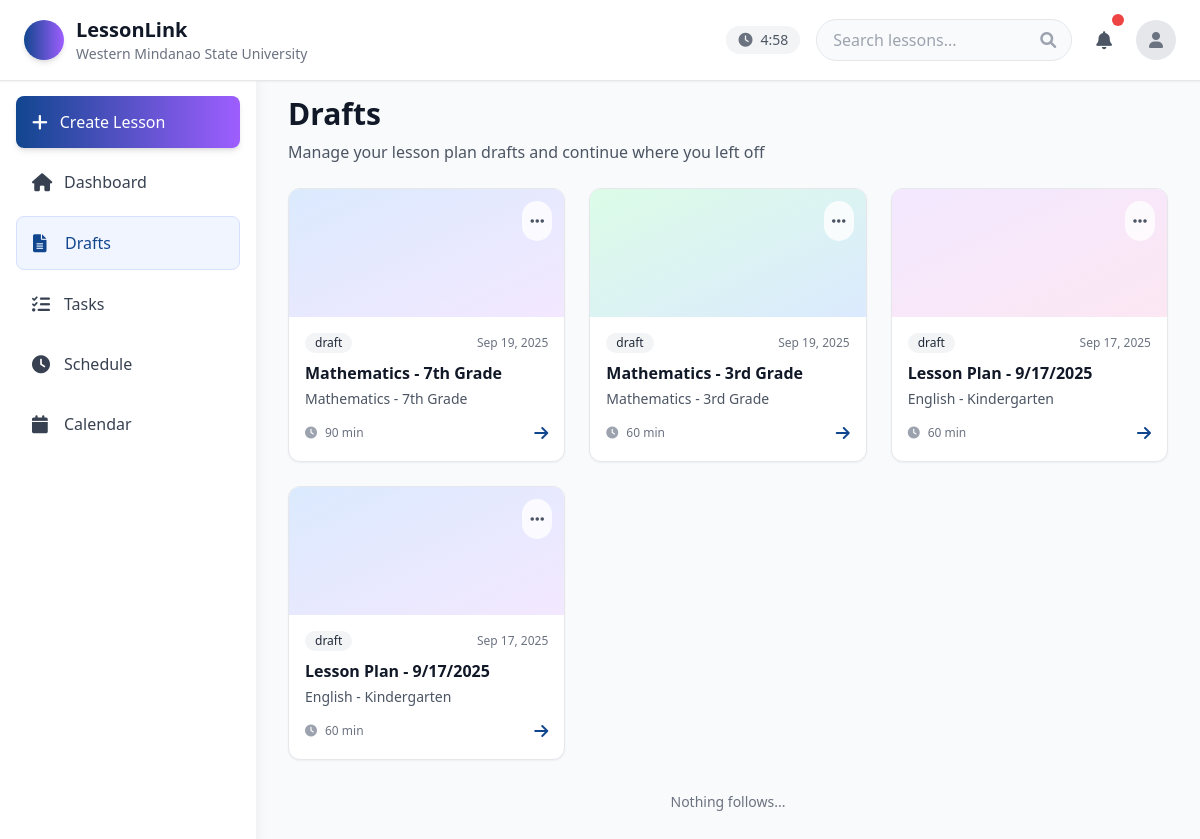
The page /drafts/ (signed in) on the database as committed earlier.
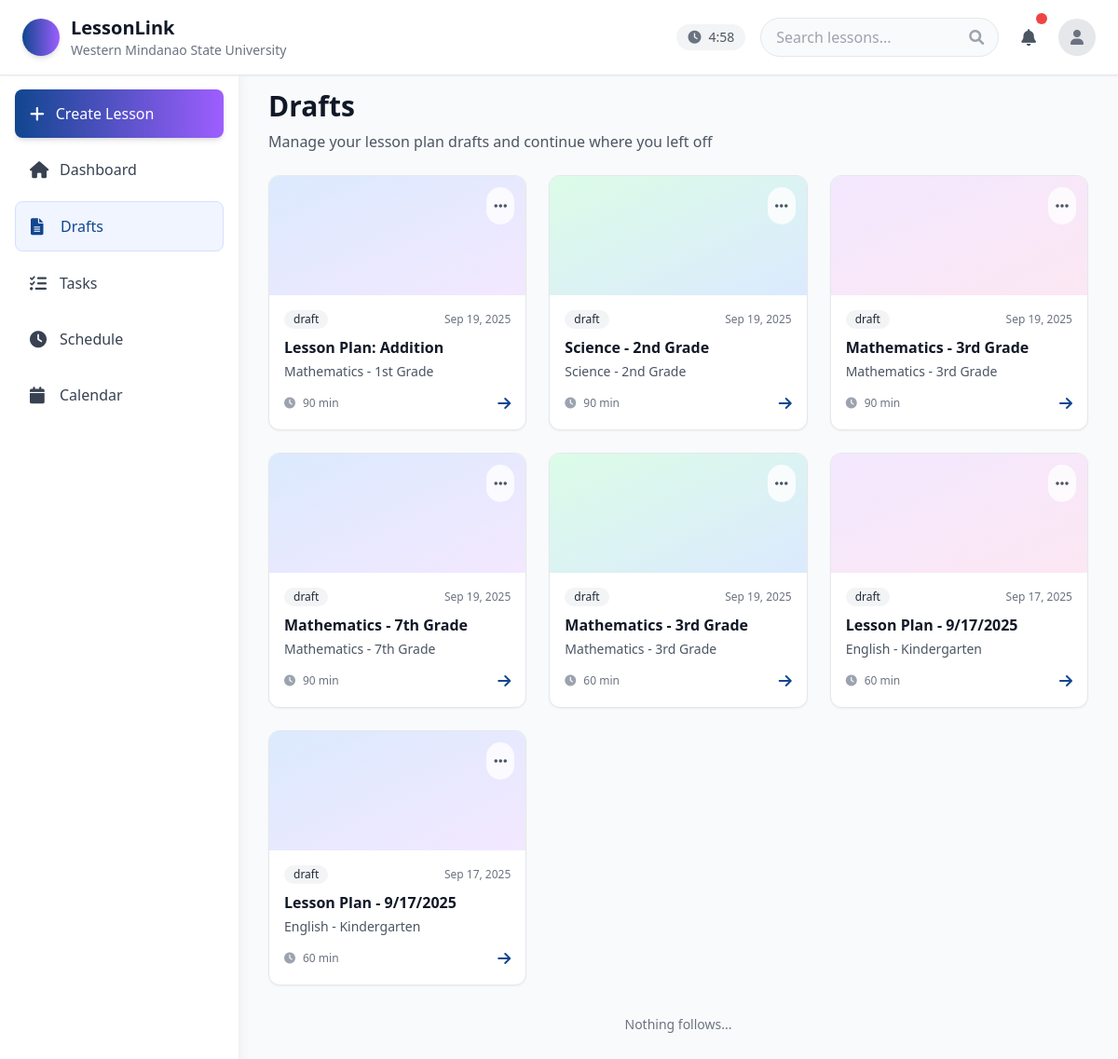
The same page on the database as committed later.
### lessonGenerator/models.py (models this page shows, shortened)
class LessonPlan(models.Model):
    DRAFT = 'draft'
    FINAL = 'final'
    STATUS_CHOICES = [
        (DRAFT, 'Draft'),
        (FINAL, 'Final'),
    ]
    title = models.CharField(max_length=200)
    subject = models.CharField(max_length=100)
    grade_level = models.CharField(max_length=50)
    quarter = models.CharField(max_length=50, blank=True)
    duration = models.IntegerField()  # in minutes
    population = models.IntegerField()  # number of students
    learning_objectives = models.TextField()
    subject_matter = models.TextField()
    materials_needed = models.TextField()
    introduction = models.TextField()
    instruction = models.TextField()
    application = models.TextField()
    evaluation = models.TextField()
    assessment = models.TextField()
    generated_content = models.TextField()  # AI-generated content
    status = models.CharField(max_length=10, choices=STATUS_CHOICES, default=DRAFT)
    created_by = models.ForeignKey(settings.AUTH_USER_MODEL, on_delete=models.CASCADE)  # ✅ Changed from User to settings.AUTH_USER_MODEL
    created_at = models.DateTimeField(auto_now_add=True)
    updated_at = models.DateTimeField(auto_now=True)

### lessonGenerator/views.py (the view)
# urls.py: path('drafts/', views.draft_list, name='draft_list'),
@login_required
def draft_list(request):
    drafts = LessonPlan.objects.filter(created_by=request.user, status=LessonPlan.DRAFT).order_by('-created_at')
    return render(request, 'lessonGenerator/draft_list.html', {'drafts': drafts})

### lessonGenerator/templates/lessonGenerator/draft_list.html (shortened to what this page needs)
<!DOCTYPE html>
<html lang="en">
<head>
    <script src="https://cdn.tailwindcss.com"></script>
    <link href="https://cdnjs.cloudflare.com/ajax/libs/font-awesome/6.0.0/css/all.min.css" rel="stylesheet">
</head>
<body class="bg-gray-50 min-h-screen">
    <header class="bg-white shadow-sm border-b fixed top-0 left-0 right-0 z-40">
        <div class="flex items-center justify-between px-4 py-3 md:px-6 md:py-4">
            <div class="flex items-center space-x-3 flex-1 md:flex-none">
                <div class="w-10 h-10 bg-gradient-to-r from-[#11468F] to-[#9E5EFF] rounded-full shadow-md"></div>
                <div class="hidden sm:block">
                    <h1 class="text-xl font-bold text-gray-900">LessonLink</h1>
                    <p class="text-sm text-gray-500 hidden lg:block">Western Mindanao State University</p>
                </div>
            </div>
            <div class="flex items-center space-x-2 md:space-x-4">
                <div class="hidden md:flex items-center space-x-2 bg-gray-100 px-3 py-1 rounded-full">
                    <i class="fas fa-clock text-gray-500 text-sm"></i>
                    <span id="session-timer" class="text-sm text-gray-600">5:00</span>
                </div>
                <div class="relative hidden md:block">
                    <input type="text" placeholder="Search lessons..."
                        class="w-64 px-4 py-2 bg-gray-50 border border-gray-200 rounded-full focus:outline-none focus:ring-2 focus:ring-purple-500 focus:border-transparent transition-all">
                    <i class="fas fa-search absolute right-4 top-1/2 transform -translate-y-1/2 text-gray-400"></i>
                </div>
                <div class="relative">
                    <button id="notification-btn"
                        class="relative p-2 text-gray-600 hover:bg-gray-100 rounded-lg transition-colors">
                        <i class="fas fa-bell text-lg"></i>
                        <span id="notification-badge"
                            class="absolute -top-1 -right-1 w-3 h-3 bg-red-500 rounded-full"></span>
                    </button>
                </div>
                <div class="relative">
                    <button id="profile-btn"
                        class="w-10 h-10 rounded-full overflow-hidden bg-gray-200 flex items-center justify-center hover:bg-gray-300 transition-colors">
                        {% if user.profile_picture %}
                        <img src="{{ user.profile_picture.url }}" alt="Profile Picture"
                            class="w-full h-full object-cover">
                        {% else %}
                        <i class="fas fa-user text-gray-500"></i>
                        {% endif %}
                    </button>
                </div>
            </div>
        </div>
    </header>
    <div class="flex pt-16">
        <aside id="sidebar"
            class="w-64 bg-white shadow-lg h-[calc(100vh-4rem)] fixed top-16 left-0 -translate-x-full md:translate-x-0 sidebar-transition z-30 overflow-y-auto">
            <nav class="p-4 pt-8 space-y-2">
                <a href="{% url 'lesson_planner' %}"><button
                        class="w-full flex items-center space-x-3 px-4 py-3 bg-gradient-to-r from-[#11468F] to-[#9E5EFF] text-white rounded-lg hover:from-[#0d3a7a] hover:to-[#8c4de6] transition-all shadow-md">
                        <i class="fas fa-plus text-lg"></i>
                        <span class="font-medium">Create Lesson</span>
                    </button></a>
                <a href="{% url 'dashboard' %}"
                    class="flex items-center space-x-3 px-4 py-3 text-gray-700 hover:bg-[#f0f5ff] rounded-lg transition-colors group">
                    <i class="fas fa-home text-lg w-5 group-hover:text-[#11468F] transition-colors"></i>
                    <span>Dashboard</span>
                </a>
                <a href="{% url 'draft' %}"
                    class="flex items-center space-x-3 px-4 py-3 text-[#11468F] bg-[#f0f5ff] rounded-lg border border-[#d6e0ff]">
                    <i class="fas fa-file-alt text-lg w-5"></i>
                    <span class="font-medium">Drafts</span>
                </a>
                <a href="{% url 'task' %}"
                    class="flex items-center space-x-3 px-4 py-3 text-gray-700 hover:bg-[#f0f5ff] rounded-lg transition-colors group">
                    <i class="fas fa-tasks text-lg w-5 group-hover:text-[#11468F] transition-colors"></i>
                    <span>Tasks</span>
                </a>
                <a href="{% url 'schedule' %}"
                    class="flex items-center space-x-3 px-4 py-3 text-gray-700 hover:bg-[#f0f5ff] rounded-lg transition-colors group">
                    <i class="fas fa-clock text-lg w-5 group-hover:text-[#11468F] transition-colors"></i>
                    <span>Schedule</span>
                </a>
                <a href="{% url 'calendar' %}"
                    class="flex items-center space-x-3 px-4 py-3 text-gray-700 hover:bg-[#f0f5ff] rounded-lg transition-colors group">
                    <i class="fas fa-calendar text-lg w-5 group-hover:text-[#11468F] transition-colors"></i>
                    <span>Calendar</span>
                </a>
            </nav>
        </aside>
        <main class="flex-1 md:ml-64 bg-gray-50">
            <div class="p-4 md:p-6 lg:p-8">
                <div class="mb-6">
                    <h1 class="text-2xl md:text-3xl font-bold text-gray-900 mb-2">Drafts</h1>
                    <p class="text-gray-600">Manage your lesson plan drafts and continue where you left off</p>
                </div>
                {% if drafts %}
                <div class="grid grid-cols-1 md:grid-cols-2 lg:grid-cols-3 gap-4 md:gap-6">
                    {% for draft in drafts %}
                    <div class="bg-white rounded-xl shadow-sm border border-gray-200 overflow-hidden card-hover">
                        <div class="h-32 bg-gradient-to-br
                            {% cycle 'from-blue-100 to-purple-100' 'from-green-100 to-blue-100' 'from-purple-100 to-pink-100' %}
                            relative">
                            <div class="absolute top-3 right-3">
                                <div class="relative">
                                    <button class="p-2 bg-white/80 rounded-full hover:bg-white transition-colors dropdown-toggle" data-id="{{ draft.id }}">
                                        <i class="fas fa-ellipsis-h text-gray-600"></i>
                                    </button>
                                </div>
                            </div>
                        </div>
                        <div class="p-4">
                            <div class="flex items-center justify-between mb-2">
                                <span class="inline-flex items-center px-2.5 py-0.5 rounded-full text-xs font-medium
                                    {% if draft.status == 'Approved' %}bg-green-100 text-green-800
                                    {% elif draft.status == 'Pending' %}bg-yellow-100 text-yellow-800
                                    {% else %}bg-gray-100 text-gray-800{% endif %}">
                                    {{ draft.status|default:"Draft" }}
                                </span>
                                <span class="text-xs text-gray-500">{{ draft.created_at|date:"M d, Y" }}</span>
                            </div>
                            <h3 class="font-semibold text-gray-900 mb-1">{{ draft.title }}</h3>
                            <p class="text-sm text-gray-600 mb-3">{{ draft.subject }} - {{ draft.grade_level }}</p>
                            <div class="flex items-center justify-between">
                                <div class="flex items-center space-x-2">
                                    <i class="fas fa-clock text-xs text-gray-400"></i>
                                    <span class="text-xs text-gray-500">{{ draft.duration|default:"N/A" }} min</span>
                                </div>
                                <a href="{% url 'edit_draft' draft.id %}" class="text-[#11468F] hover:text-[#0d3a7a] transition-colors">
                                    <i class="fas fa-arrow-right"></i>
                                </a>
                            </div>
                        </div>
                    </div>
                    {% endfor %}
                </div>
                {% endif %}
                {% if drafts %}
                <div class="mt-8 text-center">
                    <p class="text-gray-500 text-sm mb-4">Nothing follows...</p>
                </div>
                {% endif %}
            </div>
        </main>
    </div>
</body>
</html>

### lessonGenerator/templates/lessonGenerator/draft_list.html (style rules this page uses)
.sidebar-transition { transition: transform 0.3s cubic-bezier(0.4, 0, 0.2, 1); }
.card-hover { transition: transform 0.2s ease, box-shadow 0.2s ease; }

Rows that differ between the two databases and show on the page:
added LessonPlan: status "draft", created_at "Sep 19, 2025", title "Lesson Plan: Addition", subject "Mathematics", grade_level "1st Grade", duration "90"
added LessonPlan: status "draft", created_at "Sep 19, 2025", title "Science - 2nd Grade", subject "Science", grade_level "2nd Grade", duration "90"
added LessonPlan: status "draft", created_at "Sep 19, 2025", title "Mathematics - 3rd Grade", subject "Mathematics", grade_level "3rd Grade", duration "90"
